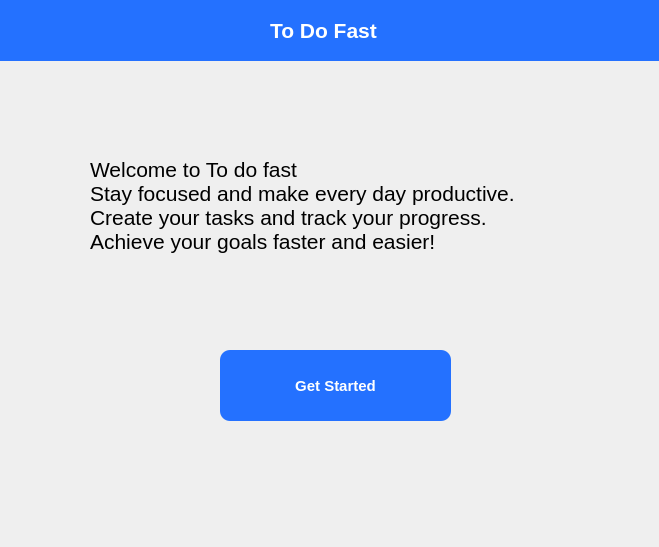
<?xml version="1.0" encoding="UTF-8"?>
<ui version="4.0">
 <class>Form</class>
 <widget class="QWidget" name="Form">
  <property name="geometry">
   <rect>
    <x>0</x>
    <y>0</y>
    <width>659</width>
    <height>547</height>
   </rect>
  </property>
  <property name="windowTitle">
   <string>Form</string>
  </property>
  <widget class="QFrame" name="appBar">
   <property name="geometry">
    <rect>
     <x>0</x>
     <y>0</y>
     <width>661</width>
     <height>61</height>
    </rect>
   </property>
   <property name="font">
    <font>
     <weight>75</weight>
     <bold>true</bold>
    </font>
   </property>
   <property name="styleSheet">
    <string notr="true">background-color: #FF2471FF;</string>
   </property>
   <property name="frameShape">
    <enum>QFrame::NoFrame</enum>
   </property>
   <property name="frameShadow">
    <enum>QFrame::Plain</enum>
   </property>
   <widget class="QLabel" name="label">
    <property name="geometry">
     <rect>
      <x>270</x>
      <y>20</y>
      <width>151</width>
      <height>21</height>
     </rect>
    </property>
    <property name="font">
     <font>
      <pointsize>16</pointsize>
      <weight>75</weight>
      <bold>true</bold>
     </font>
    </property>
    <property name="styleSheet">
     <string notr="true">Color:#FFFFFF</string>
    </property>
    <property name="text">
     <string>To Do Fast</string>
    </property>
   </widget>
  </widget>
  <widget class="QLabel" name="label_2">
   <property name="geometry">
    <rect>
     <x>90</x>
     <y>120</y>
     <width>541</width>
     <height>171</height>
    </rect>
   </property>
   <property name="font">
    <font>
     <pointsize>16</pointsize>
    </font>
   </property>
   <property name="text">
    <string>Welcome to To do fast
Stay focused and make every day productive.
Create your tasks and track your progress.
Achieve your goals faster and easier!</string>
   </property>
  </widget>
  <widget class="QPushButton" name="getStartedB">
   <property name="enabled">
    <bool>true</bool>
   </property>
   <property name="geometry">
    <rect>
     <x>220</x>
     <y>350</y>
     <width>231</width>
     <height>71</height>
    </rect>
   </property>
   <property name="font">
    <font>
     <pointsize>-1</pointsize>
     <weight>75</weight>
     <bold>true</bold>
    </font>
   </property>
   <property name="mouseTracking">
    <bool>false</bool>
   </property>
   <property name="tabletTracking">
    <bool>false</bool>
   </property>
   <property name="autoFillBackground">
    <bool>false</bool>
   </property>
   <property name="styleSheet">
    <string notr="true">QPushButton {
    background-color: #2471FF;
    color: white;
    border-radius: 10px;
    font-size: 15px;
    font-weight: bold;
    padding: 8px 15px;
}

QPushButton:hover {
    background-color: #164499;
}

QPushButton:pressed {
    background-color: #0E326F;
}
</string>
   </property>
   <property name="text">
    <string>Get Started</string>
   </property>
   <property name="checkable">
    <bool>false</bool>
   </property>
   <property name="default">
    <bool>false</bool>
   </property>
   <property name="flat">
    <bool>false</bool>
   </property>
  </widget>
 </widget>
 <resources/>
 <connections/>
</ui>
